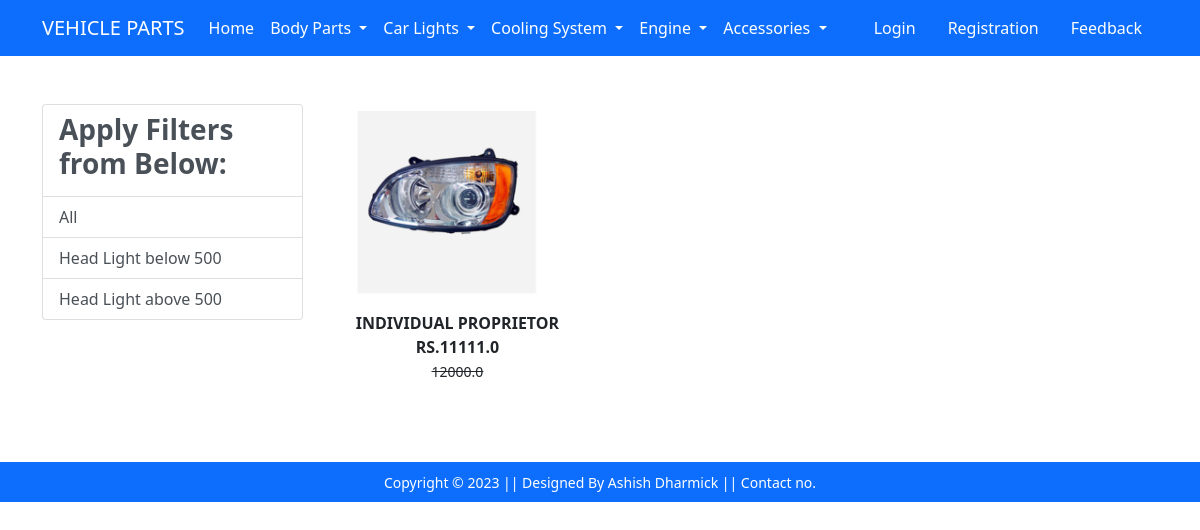
The page /headlight/ on the database its author committed.
### vehicleparts/models.py (models this page shows, shortened)
class Product(models.Model):
    title = models.CharField(max_length=100)
    selling_price = models.FloatField()
    discounted_price = models.FloatField()
    description = models.TextField()
    brand = models.CharField(max_length=100)
    category = models.CharField(choices=CATEGORY_CHOICES, max_length=5)
    stock = models.CharField(max_length=5)
    product_image = models.ImageField(upload_to="productimg")

### vehicleparts/views.py (the view)
# urls.py: path('headlight/', views.headlight, name='headlight'),
def headlight(request, data=None):
    totalitem = 0
    if data == None:
        headlight = Product.objects.filter(category='hl')
    elif data == 'below':
        headlight = Product.objects.filter(category='hl').filter(discounted_price__lt=500)
    elif data == 'above':
        headlight = Product.objects.filter(category='hl').filter(discounted_price__gt=500)
    if request.user.is_authenticated:
        totalitem = len(Cart.objects.filter(user=request.user))
    return render(request, 'headlight.html', {'headlight': headlight, 'totalitem': totalitem})

### vehicleparts/templates/headlight.html (shortened to what this page needs)
{% extends 'base.html' %}
{% load static %}
{% block main-content %}
<body>
<div class="container my-5 ">
 <div class="row">
  <div class="col-sm-3">
    <div class="list-group">
        <a href="#" class="list-group-item
         list-group-item-action" aria-current="true" ><h3 class="fw-bold">Apply Filters from Below:</h3></a>
        <a href="{% url 'headlight' %}" class="list-group-item
         list-group-item-action" aria-current="true">All</a>
         <a href="{% url 'headlightdata' 'below' %}" class="list-group-item
         list-group-item-action" aria-current="true">Head Light below 500</a>
         <a href="{% url 'headlightdata' 'above' %}" class="list-group-item
         list-group-item-action" aria-current="true">Head Light above 500</a>
    </div>
  </div>
  <div class="col-sm-8">
      <div class="row">
          {% for product in headlight %}
           <div class="col-sm-4 text-center mb-4">
               <a href="{% url 'product-detail' product.id %}" class="btn">
                   <div class="item">
                       <img src="{{product.product_image.url}}" alt="" height="200" class="">
                       <div class="fw-bold">{{product.description}}</div>
                       <div class="fw-bold">RS.{{product.discounted_price}}</div>
                       <small class="fw-light text-decoration-line-through">{{product.selling_price}}</small>
                   </div>
                </a>
            </div>
            {% endfor %}
        </div>
  </div>
 </div>
</div>
</body>
{% endblock main-content %}

### rows shown on the page
Product: product_image (picture), description "INDIVIDUAL PROPRIETOR", discounted_price "11111.0", selling_price "12000.0"
